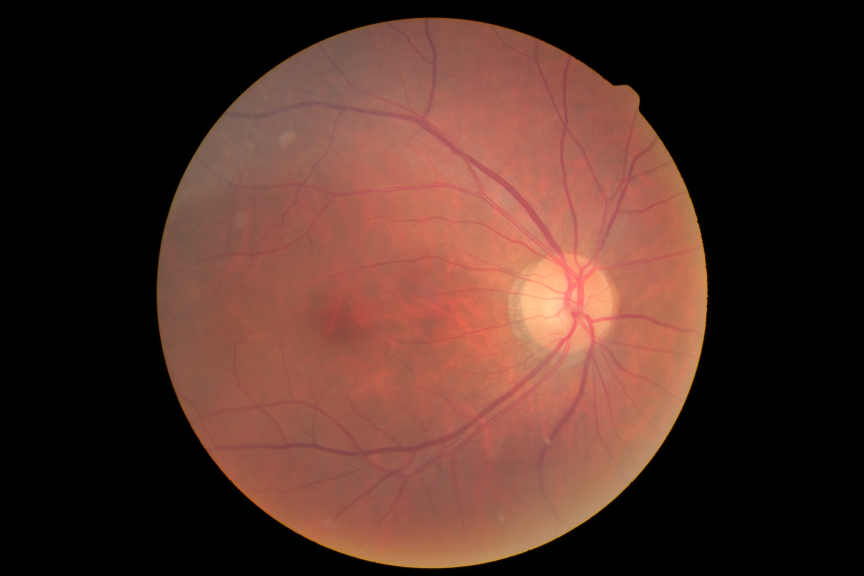
#> input picture dataset/1_normal/NL_005.png, 2592 x 1728 px, given in place of NL_001.png, which was not available (shown at 1/3 size)
$ jupyter execute --allow-errors Projecto.ipynb   (older library calls are emulated)   (text cells are left out)
#> lines starting #> are read from the running program, lines starting #| are printed output that depends on the picture; after the words box and inside, x2 and y2 are one past the last pixel; in counts of white or black regions, pixels touching at a corner belong together; pictures that were not available may be replaced by others from this repository, and a replacement may not be noted
#> further down, image is the input picture: shape (1728, 2592, 3); mean B, G, R 40, 48.9, 81.5
[cell 1]
import numpy as np
import pandas as pd
import os
import imghdr
import pickle

[cell 2]
import cv2 as cv
import matplotlib.pyplot as plt
from skimage.feature import greycomatrix, greycoprops

[cell 3]
import skimage
import skimage.feature

[cell 4]
import tensorflow as tf
from tensorflow import keras
from tensorflow.keras import layers
from tensorflow.keras import datasets
from tensorflow.keras.models import Sequential
from tensorflow.keras.layers import Conv2D, MaxPooling2D, Dense, Flatten

#> (a cell that did not finish here is left out)

[cell 6]
def glcm_feature(matrix_coocurrence, featureName):
    feature = greycoprops(matrix_coocurrence, featureName)
    result = np.average(feature)
    return result

[cell 7]
def processamentoImagem (image):
    test_img = cv.cvtColor (image, cv.COLOR_BGR2RGB)
    test_img_gray = cv.cvtColor (test_img, cv.COLOR_RGB2GRAY)
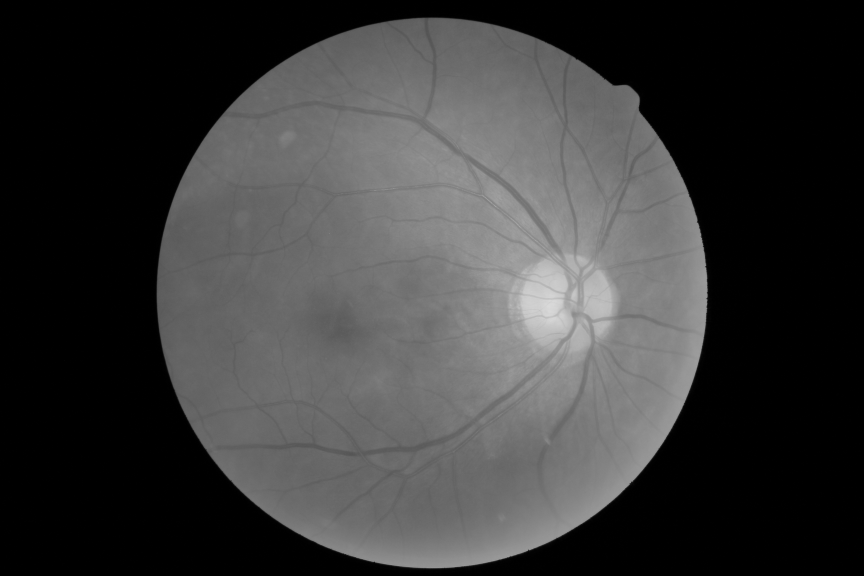
#> test_img_gray: shape (1728, 2592) (shown at 1/3 size); min 0, max 219, mean 57.6
    test_img_thresh = cv.adaptiveThreshold(test_img_gray,255,cv.ADAPTIVE_THRESH_GAUSSIAN_C, cv.THRESH_BINARY_INV,11,3)
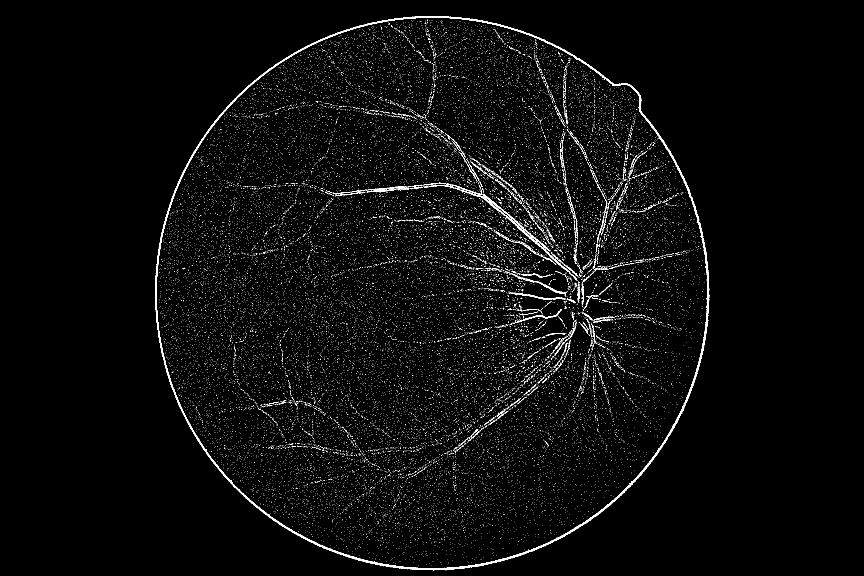
#> test_img_thresh: shape (1728, 2592) (shown at 1/3 size); 2% white in thin lines or dots, all inside (x1, y1, x2, y2) = (465, 48, 2128, 1711)
    cnts = cv.findContours(test_img_thresh, cv.RETR_EXTERNAL, cv.CHAIN_APPROX_SIMPLE)
#> cnts = 2 contours, 1 with area under 20; largest, box (x1, y1, x2, y2) and area: (465, 48, 2128, 1711) 2167956

    cnts = cnts[0] if len(cnts) == 2 else cnts[1]
    cnts = sorted(cnts, key=cv.contourArea, reverse=True)

    for c in cnts:
        x,y,w,h = cv.boundingRect(c)
        test_img_ROI = test_img[y:y+h, x:x+w]
        break
#> this loop made 1 pass
#> (x, y, w, h) on pass 1: (465, 48, 1663, 1663)
#> pass 1, in processamentoImagem, `test_img_ROI = test_img[y:y+h, x:x+w]`:
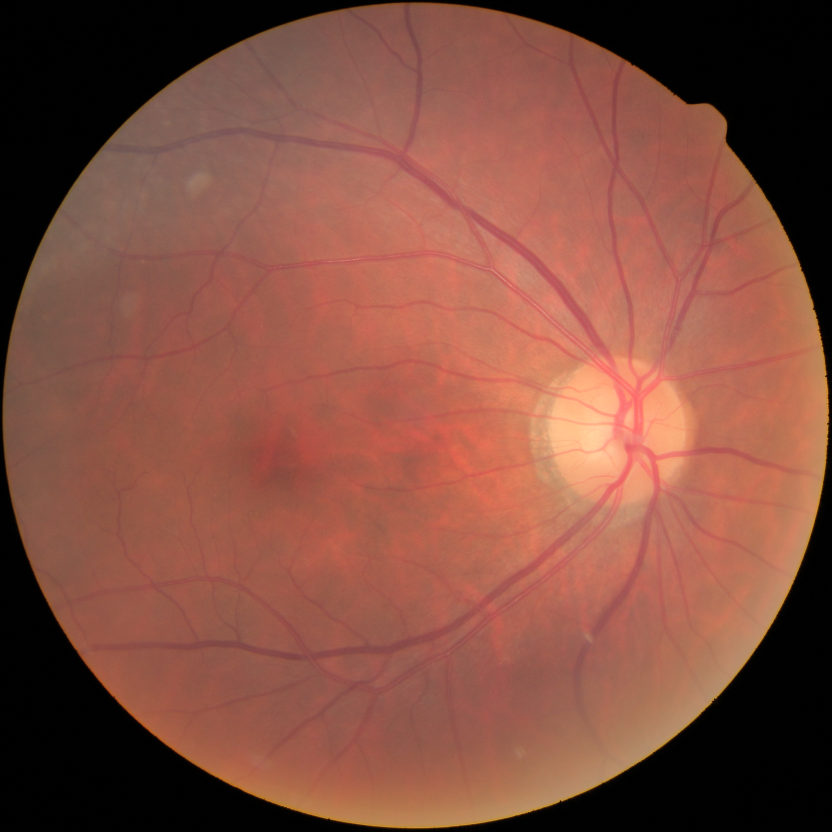
#> test_img_ROI: shape (1663, 1663, 3) (shown at 1/2 size); mean R, G, B 131.9, 79.1, 64.7
    test_img_ROI_resize = cv.resize(test_img_ROI, (width, height))
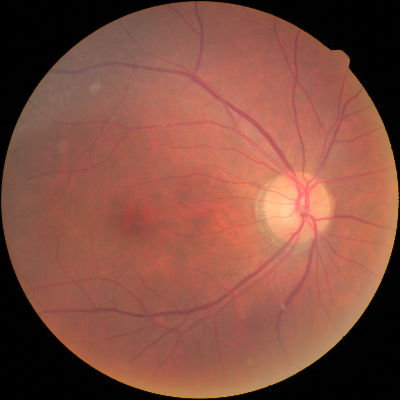
#> test_img_ROI_resize: shape (400, 400, 3); mean R, G, B 131.8, 79, 64.6
    test_img_ROI_resize_gray = cv.cvtColor(test_img_ROI_resize, cv.COLOR_RGB2GRAY)
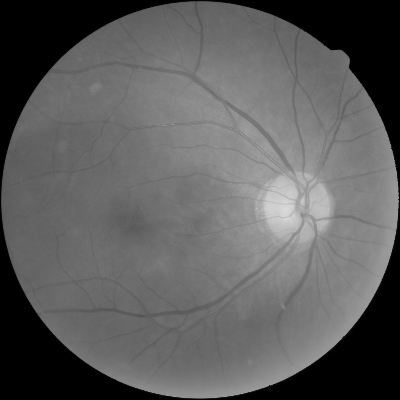
#> test_img_ROI_resize_gray: shape (400, 400); min 0, max 218, mean 93.1

    return test_img_ROI_resize_gray

[cell 8]
file_normal = 300
file_cataract = 100
file_glaucoma = 101
file_retina = 100
width, height = 400, 400
distance = 10
teta = 90
data_eye = np.zeros((5, 601))
count = 0

indextable = ['contrast', 'homogenity', 'energy', 'correlation', 'Label']

normal_dataset_path = 'C:/Users/eciom/Machine Learning/Projecto IA 2/dataset/1_normal/'
cataract_dataset_path = 'C:/Users/eciom/Machine Learning/Projecto IA 2/dataset/2_cataract/'
glaucoma_dataset_path = 'C:/Users/eciom/Machine Learning/Projecto IA 2/dataset/3_glaucoma/'
retina_dataset_path = 'C:/Users/eciom/Machine Learning/Projecto IA 2/dataset/4_retina_disease/'

#> (a cell that did not finish here is left out)

#> in glcm_feature, `feature = greycoprops(matrix_coocurrence, featureName)`: feature = [576.1]
#> in glcm_feature, `result = np.average(feature)`: result = 576.1
    homogeneity.append(glcm_feature(glcm, 'homogeneity'))
    energy.append(glcm_feature(glcm, 'energy'))
    correlation.append(glcm_feature(glcm, 'correlation'))
#> pass 2 of the loop `for file in range(1, file_normal):`:
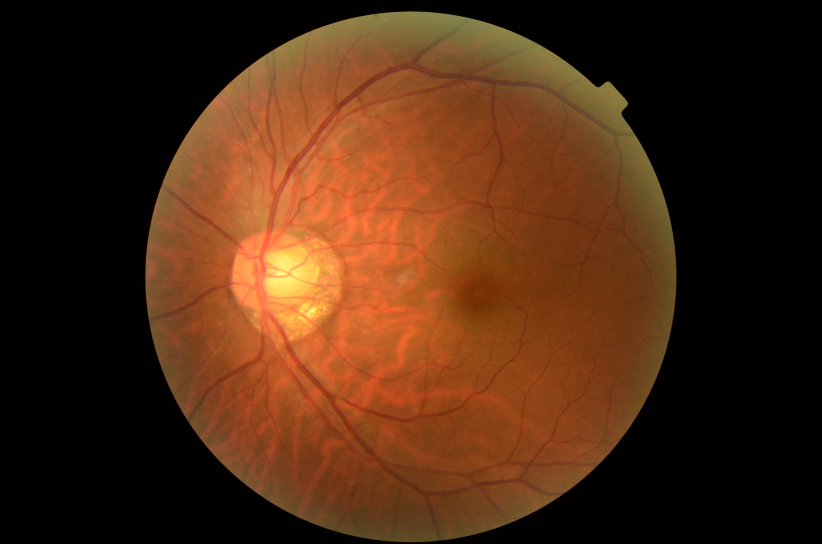
#> input picture dataset/1_normal/NL_008.png, 2464 x 1632 px, given in place of NL_002.png, which was not available (shown at 1/3 size)
#> image is the input picture: shape (1632, 2464, 3); mean B, G, R 18.7, 41, 75.6
#> test_img: shape (1632, 2464, 3)
#> test_img_gray: shape (1632, 2464)
#> in processamentoImagem (call 2), `test_img_thresh = cv.adaptiveThreshold(test_img_gray,255,cv.ADAPTIVE_T..`:
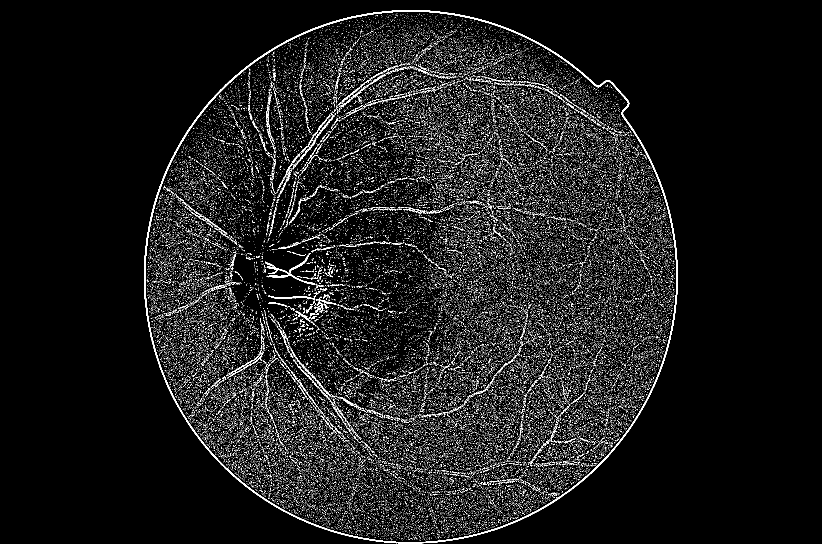
#> test_img_thresh: shape (1632, 2464) (shown at 1/3 size); 4.4% white in thin lines or dots, all inside (x1, y1, x2, y2) = (432, 30, 2034, 1631)
#> cnts = 1 contour; box (x1, y1, x2, y2) and area: (432, 30, 2034, 1631) 2014274
#> the loop in processamentoImagem (call 2), `for c in cnts:` made 1 pass
#> (x, y, w, h) on pass 1: (432, 30, 1602, 1601)
#> in processamentoImagem (call 2), `test_img_ROI_resize_gray = cv.cvtColor(test_img_ROI_resize, cv.COLOR_R..`:
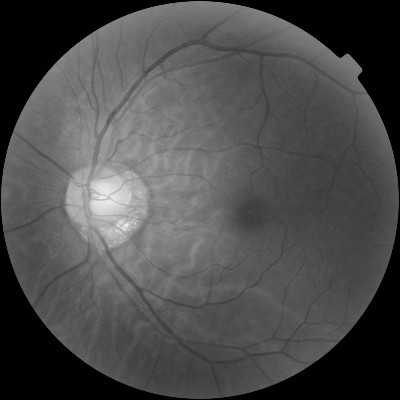
#> test_img_ROI_resize_gray: shape (400, 400); min 0, max 237, mean 76.3
#> `contrast = []`: contrast = []

    data_eye[0, count] = contrast[0]
    data_eye[1, count] = homogeneity[0]
    data_eye[2, count] = energy[0]
    data_eye[3, count] = correlation[0]
    data_eye[4, count] = label

    count += 1

[cell 10]
data_eye

#> (a cell that did not finish here is left out)
